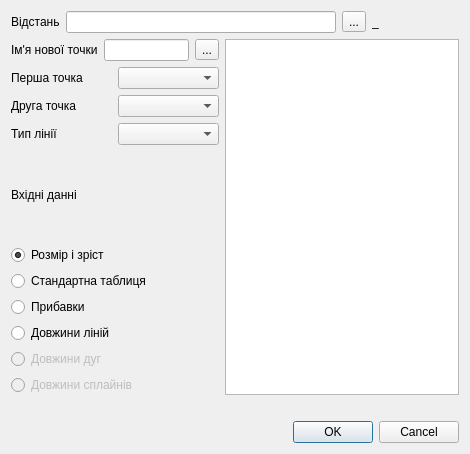
<?xml version="1.0" encoding="UTF-8"?>
<ui version="4.0">
 <class>DialogAlongLine</class>
 <widget class="QDialog" name="DialogAlongLine">
  <property name="geometry">
   <rect>
    <x>0</x>
    <y>0</y>
    <width>470</width>
    <height>454</height>
   </rect>
  </property>
  <property name="windowTitle">
   <string>Dialog</string>
  </property>
  <layout class="QVBoxLayout" name="verticalLayout">
   <item>
    <layout class="QHBoxLayout" name="horizontalLayout">
     <item>
      <widget class="QLabel" name="label">
       <property name="sizePolicy">
        <sizepolicy hsizetype="Fixed" vsizetype="Preferred">
         <horstretch>0</horstretch>
         <verstretch>0</verstretch>
        </sizepolicy>
       </property>
       <property name="text">
        <string>Відстань</string>
       </property>
      </widget>
     </item>
     <item>
      <widget class="QLineEdit" name="lineEditFormula"/>
     </item>
     <item>
      <widget class="QToolButton" name="toolButtonEqual">
       <property name="text">
        <string>...</string>
       </property>
       <property name="icon">
        <iconset resource="../icon.qrc">
         <normaloff>:/icon/24x24/equal.png</normaloff>:/icon/24x24/equal.png</iconset>
       </property>
       <property name="iconSize">
        <size>
         <width>24</width>
         <height>24</height>
        </size>
       </property>
      </widget>
     </item>
     <item>
      <widget class="QLabel" name="labelResultCalculation">
       <property name="sizePolicy">
        <sizepolicy hsizetype="Fixed" vsizetype="Preferred">
         <horstretch>0</horstretch>
         <verstretch>0</verstretch>
        </sizepolicy>
       </property>
       <property name="minimumSize">
        <size>
         <width>87</width>
         <height>0</height>
        </size>
       </property>
       <property name="baseSize">
        <size>
         <width>0</width>
         <height>0</height>
        </size>
       </property>
       <property name="text">
        <string>_</string>
       </property>
      </widget>
     </item>
    </layout>
   </item>
   <item>
    <layout class="QHBoxLayout" name="horizontalLayout_2">
     <item>
      <layout class="QVBoxLayout" name="verticalLayout_2">
       <item>
        <layout class="QHBoxLayout" name="horizontalLayout_3">
         <item>
          <widget class="QLabel" name="label_3">
           <property name="text">
            <string>Ім'я нової точки</string>
           </property>
          </widget>
         </item>
         <item>
          <widget class="QLineEdit" name="lineEditNamePoint"/>
         </item>
         <item>
          <widget class="QToolButton" name="toolButtonPutHere">
           <property name="text">
            <string>...</string>
           </property>
           <property name="icon">
            <iconset resource="../icon.qrc">
             <normaloff>:/icon/24x24/putHere.png</normaloff>:/icon/24x24/putHere.png</iconset>
           </property>
           <property name="iconSize">
            <size>
             <width>24</width>
             <height>24</height>
            </size>
           </property>
          </widget>
         </item>
        </layout>
       </item>
       <item>
        <layout class="QHBoxLayout" name="horizontalLayout_4">
         <item>
          <widget class="QLabel" name="label_4">
           <property name="text">
            <string>Перша точка</string>
           </property>
          </widget>
         </item>
         <item>
          <widget class="QComboBox" name="comboBoxFirstPoint"/>
         </item>
        </layout>
       </item>
       <item>
        <layout class="QHBoxLayout" name="horizontalLayout_5">
         <item>
          <widget class="QLabel" name="label_5">
           <property name="text">
            <string>Друга точка</string>
           </property>
          </widget>
         </item>
         <item>
          <widget class="QComboBox" name="comboBoxSecondPoint"/>
         </item>
        </layout>
       </item>
       <item>
        <layout class="QHBoxLayout" name="horizontalLayout_7">
         <item>
          <widget class="QLabel" name="label_6">
           <property name="text">
            <string>Тип лінії</string>
           </property>
          </widget>
         </item>
         <item>
          <widget class="QComboBox" name="comboBoxLineType"/>
         </item>
        </layout>
       </item>
       <item>
        <layout class="QVBoxLayout" name="verticalLayout_3">
         <item>
          <widget class="QLabel" name="label_7">
           <property name="text">
            <string>Вхідні данні</string>
           </property>
          </widget>
         </item>
         <item>
          <widget class="QRadioButton" name="radioButtonSizeGrowth">
           <property name="text">
            <string>Розмір і зріст</string>
           </property>
           <property name="checked">
            <bool>true</bool>
           </property>
          </widget>
         </item>
         <item>
          <widget class="QRadioButton" name="radioButtonStandartTable">
           <property name="text">
            <string>Стандартна таблиця</string>
           </property>
          </widget>
         </item>
         <item>
          <widget class="QRadioButton" name="radioButtonIncrements">
           <property name="text">
            <string>Прибавки</string>
           </property>
          </widget>
         </item>
         <item>
          <widget class="QRadioButton" name="radioButtonLengthLine">
           <property name="text">
            <string>Довжини ліній</string>
           </property>
          </widget>
         </item>
         <item>
          <widget class="QRadioButton" name="radioButtonLengthArc">
           <property name="enabled">
            <bool>false</bool>
           </property>
           <property name="text">
            <string>Довжини дуг</string>
           </property>
          </widget>
         </item>
         <item>
          <widget class="QRadioButton" name="radioButtonLengthSpline">
           <property name="enabled">
            <bool>false</bool>
           </property>
           <property name="text">
            <string>Довжини сплайнів</string>
           </property>
          </widget>
         </item>
        </layout>
       </item>
      </layout>
     </item>
     <item>
      <widget class="QListWidget" name="listWidget"/>
     </item>
    </layout>
   </item>
   <item>
    <widget class="QLabel" name="labelDescription">
     <property name="text">
      <string/>
     </property>
    </widget>
   </item>
   <item>
    <widget class="QDialogButtonBox" name="buttonBox">
     <property name="orientation">
      <enum>Qt::Horizontal</enum>
     </property>
     <property name="standardButtons">
      <set>QDialogButtonBox::Cancel|QDialogButtonBox::Ok</set>
     </property>
    </widget>
   </item>
  </layout>
 </widget>
 <resources>
  <include location="../icon.qrc"/>
 </resources>
 <connections>
  <connection>
   <sender>buttonBox</sender>
   <signal>accepted()</signal>
   <receiver>DialogAlongLine</receiver>
   <slot>accept()</slot>
   <hints>
    <hint type="sourcelabel">
     <x>248</x>
     <y>254</y>
    </hint>
    <hint type="destinationlabel">
     <x>157</x>
     <y>274</y>
    </hint>
   </hints>
  </connection>
  <connection>
   <sender>buttonBox</sender>
   <signal>rejected()</signal>
   <receiver>DialogAlongLine</receiver>
   <slot>reject()</slot>
   <hints>
    <hint type="sourcelabel">
     <x>316</x>
     <y>260</y>
    </hint>
    <hint type="destinationlabel">
     <x>286</x>
     <y>274</y>
    </hint>
   </hints>
  </connection>
 </connections>
</ui>
